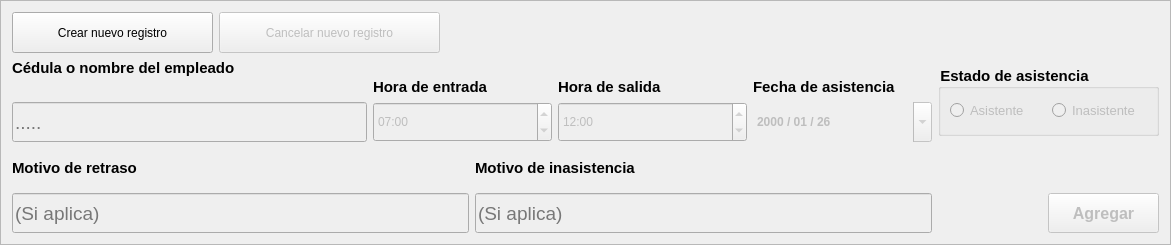
                <widget class="QFrame" name="frame_superior">
                 <property name="enabled">
                  <bool>true</bool>
                 </property>
                 <property name="minimumSize">
                  <size>
                   <width>1171</width>
                   <height>245</height>
                  </size>
                 </property>
                 <property name="maximumSize">
                  <size>
                   <width>1271</width>
                   <height>245</height>
                  </size>
                 </property>
                 <property name="styleSheet">
                  <string notr="true">QFrame#frame_superior{
	border-top-left-radius:0px;
	border-top-right-radius:0px
}</string>
                 </property>
                 <property name="frameShape">
                  <enum>QFrame::StyledPanel</enum>
                 </property>
                 <property name="frameShadow">
                  <enum>QFrame::Raised</enum>
                 </property>
                 <property name="tipo" stdset="0">
                  <string>espacio_form</string>
                 </property>
                 <layout class="QGridLayout" name="gridLayout">
                  <item row="0" column="0" colspan="3">
                   <layout class="QHBoxLayout" name="horizontalLayout_18">
                    <item>
                     <widget class="QPushButton" name="boton_crear_registro">
                      <property name="minimumSize">
                       <size>
                        <width>201</width>
                        <height>41</height>
                       </size>
                      </property>
                      <property name="maximumSize">
                       <size>
                        <width>201</width>
                        <height>41</height>
                       </size>
                      </property>
                      <property name="cursor">
                       <cursorShape>PointingHandCursor</cursorShape>
                      </property>
                      <property name="toolTip">
                       <string>Este boton sirve para comenzar a crear un nuevo registro de asistencia</string>
                      </property>
                      <property name="text">
                       <string>Crear nuevo registro</string>
                      </property>
                      <property name="iconSize">
                       <size>
                        <width>26</width>
                        <height>26</height>
                       </size>
                      </property>
                      <property name="tipo" stdset="0">
                       <string>boton_anadir</string>
                      </property>
                     </widget>
                    </item>
                    <item>
                     <widget class="QPushButton" name="boton_cancelar_registro">
                      <property name="enabled">
                       <bool>false</bool>
                      </property>
                      <property name="minimumSize">
                       <size>
                        <width>221</width>
                        <height>41</height>
                       </size>
                      </property>
                      <property name="maximumSize">
                       <size>
                        <width>221</width>
                        <height>41</height>
                       </size>
                      </property>
                      <property name="cursor">
                       <cursorShape>PointingHandCursor</cursorShape>
                      </property>
                      <property name="toolTip">
                       <string>Este boton sirve para cancelar el registro de asistencia que esta realizando</string>
                      </property>
                      <property name="text">
                       <string>Cancelar nuevo registro</string>
                      </property>
                      <property name="icon">
                       <iconset resource="../recursos_de_imagenes_tela_app.qrc">
                        <normaloff>:/iconos/recursos_de_imagenes/iconos_de_interfaz/x-white.png</normaloff>:/iconos/recursos_de_imagenes/iconos_de_interfaz/x-white.png</iconset>
                      </property>
                      <property name="iconSize">
                       <size>
                        <width>26</width>
                        <height>26</height>
                       </size>
                      </property>
                      <property name="tipo" stdset="0">
                       <string>boton_cancelar</string>
                      </property>
                     </widget>
                    </item>
                    <item>
                     <spacer name="horizontalSpacer_5">
                      <property name="orientation">
                       <enum>Qt::Horizontal</enum>
                      </property>
                      <property name="sizeHint" stdset="0">
                       <size>
                        <width>40</width>
                        <height>20</height>
                       </size>
                      </property>
                     </spacer>
                    </item>
                   </layout>
                  </item>
                  <item row="1" column="0">
                   <layout class="QVBoxLayout" name="verticalLayout_11">
                    <item>
                     <widget class="QLabel" name="label_cedula_empleado">
                      <property name="font">
                       <font>
                        <family>Segoe UI</family>
                        <pointsize>11</pointsize>
                        <weight>75</weight>
                        <italic>false</italic>
                        <bold>true</bold>
                       </font>
                      </property>
                      <property name="styleSheet">
                       <string notr="true"/>
                      </property>
                      <property name="text">
                       <string>Cédula o nombre del empleado</string>
                      </property>
                      <property name="scaledContents">
                       <bool>false</bool>
                      </property>
                      <property name="tipo" stdset="0">
                       <string>titulo_qlineedit</string>
                      </property>
                     </widget>
                    </item>
                    <item>
                     <widget class="QLabel" name="label_nombre_empleado_guia">
                      <property name="font">
                       <font>
                        <family>Segoe UI</family>
                        <pointsize>8</pointsize>
                        <weight>50</weight>
                        <italic>false</italic>
                        <bold>false</bold>
                       </font>
                      </property>
                      <property name="styleSheet">
                       <string notr="true"/>
                      </property>
                      <property name="text">
                       <string/>
                      </property>
                      <property name="scaledContents">
                       <bool>false</bool>
                      </property>
                     </widget>
                    </item>
                    <item>
                     <widget class="QLineEdit" name="input_cedula_empleado">
                      <property name="enabled">
                       <bool>false</bool>
                      </property>
                      <property name="minimumSize">
                       <size>
                        <width>220</width>
                        <height>40</height>
                       </size>
                      </property>
                      <property name="font">
                       <font>
                        <family>Segoe UI</family>
                        <pointsize>14</pointsize>
                        <weight>50</weight>
                        <italic>false</italic>
                        <bold>false</bold>
                       </font>
                      </property>
                      <property name="styleSheet">
                       <string notr="true"/>
                      </property>
                      <property name="placeholderText">
                       <string>.....</string>
                      </property>
                     </widget>
                    </item>
                   </layout>
                  </item>
                  <item row="1" column="1">
                   <layout class="QVBoxLayout" name="verticalLayout_14">
                    <item alignment="Qt::AlignBottom">
                     <widget class="QLabel" name="label_hora_entrada">
                      <property name="font">
                       <font>
                        <family>Segoe UI</family>
                        <pointsize>11</pointsize>
                        <weight>75</weight>
                        <italic>false</italic>
                        <bold>true</bold>
                       </font>
                      </property>
                      <property name="styleSheet">
                       <string notr="true"/>
                      </property>
                      <property name="text">
                       <string>Hora de entrada</string>
                      </property>
                      <property name="scaledContents">
                       <bool>false</bool>
                      </property>
                      <property name="tipo" stdset="0">
                       <string>titulo_qlineedit</string>
                      </property>
                     </widget>
                    </item>
                    <item>
                     <widget class="QTimeEdit" name="timeEdit_hora_entrada">
                      <property name="enabled">
                       <bool>false</bool>
                      </property>
                      <property name="minimumSize">
                       <size>
                        <width>179</width>
                        <height>40</height>
                       </size>
                      </property>
                      <property name="readOnly">
                       <bool>false</bool>
                      </property>
                      <property name="buttonSymbols">
                       <enum>QAbstractSpinBox::UpDownArrows</enum>
                      </property>
                      <property name="showGroupSeparator" stdset="0">
                       <bool>false</bool>
                      </property>
                      <property name="dateTime">
                       <datetime>
                        <hour>7</hour>
                        <minute>0</minute>
                        <second>0</second>
                        <year>2000</year>
                        <month>1</month>
                        <day>1</day>
                       </datetime>
                      </property>
                      <property name="displayFormat">
                       <string>HH:mm</string>
                      </property>
                      <property name="calendarPopup">
                       <bool>false</bool>
                      </property>
                     </widget>
                    </item>
                   </layout>
                  </item>
                  <item row="1" column="3">
                   <layout class="QVBoxLayout" name="verticalLayout_12">
                    <item alignment="Qt::AlignBottom">
                     <widget class="QLabel" name="label_fecha_asistencia">
                      <property name="minimumSize">
                       <size>
                        <width>0</width>
                        <height>0</height>
                       </size>
                      </property>
                      <property name="font">
                       <font>
                        <family>Segoe UI</family>
                        <pointsize>15</pointsize>
                        <weight>75</weight>
                        <italic>false</italic>
                        <bold>true</bold>
                       </font>
                      </property>
                      <property name="styleSheet">
                       <string notr="true">QLabel{font-size:15pt;}</string>
                      </property>
                      <property name="text">
                       <string>&lt;html&gt;&lt;head/&gt;&lt;body&gt;&lt;p&gt;&lt;span style=&quot; font-size:11pt;&quot;&gt;Fecha de asistencia&lt;/span&gt;&lt;/p&gt;&lt;/body&gt;&lt;/html&gt;</string>
                      </property>
                      <property name="alignment">
                       <set>Qt::AlignLeading|Qt::AlignLeft|Qt::AlignVCenter</set>
                      </property>
                      <property name="tipo" stdset="0">
                       <string>titulo_qlineedit</string>
                      </property>
                     </widget>
                    </item>
                    <item>
                     <widget class="QDateEdit" name="dateedit_fecha_asistencia">
                      <property name="enabled">
                       <bool>false</bool>
                      </property>
                      <property name="minimumSize">
                       <size>
                        <width>179</width>
                        <height>40</height>
                       </size>
                      </property>
                      <property name="font">
                       <font>
                        <family>Segoe UI</family>
                        <weight>75</weight>
                        <italic>false</italic>
                        <bold>true</bold>
                       </font>
                      </property>
                      <property name="toolTip">
                       <string>Año/Mes/Dia</string>
                      </property>
                      <property name="styleSheet">
                       <string notr="true"/>
                      </property>
                      <property name="wrapping">
                       <bool>false</bool>
                      </property>
                      <property name="frame">
                       <bool>false</bool>
                      </property>
                      <property name="readOnly">
                       <bool>false</bool>
                      </property>
                      <property name="buttonSymbols">
                       <enum>QAbstractSpinBox::UpDownArrows</enum>
                      </property>
                      <property name="accelerated">
                       <bool>true</bool>
                      </property>
                      <property name="keyboardTracking">
                       <bool>true</bool>
                      </property>
                      <property name="showGroupSeparator" stdset="0">
                       <bool>true</bool>
                      </property>
                      <property name="currentSection">
                       <enum>QDateTimeEdit::YearSection</enum>
                      </property>
                      <property name="displayFormat">
                       <string>yyyy / MM / dd</string>
                      </property>
                      <property name="calendarPopup">
                       <bool>true</bool>
                      </property>
                      <property name="currentSectionIndex">
                       <number>0</number>
                      </property>
                      <property name="date">
                       <date>
                        <year>2000</year>
                        <month>1</month>
                        <day>26</day>
                       </date>
                      </property>
                     </widget>
                    </item>
                   </layout>
                  </item>
                  <item row="1" column="4">
                   <widget class="QGroupBox" name="groupBox_estado_asistencia">
                    <property name="minimumSize">
                     <size>
                      <width>221</width>
                      <height>71</height>
                     </size>
                    </property>
                    <property name="maximumSize">
                     <size>
                      <width>221</width>
                      <height>71</height>
                     </size>
                    </property>
                    <property name="font">
                     <font>
                      <family>Segoe UI</family>
                      <pointsize>11</pointsize>
                      <weight>62</weight>
                      <italic>false</italic>
                      <bold>true</bold>
                     </font>
                    </property>
                    <property name="styleSheet">
                     <string notr="true">QGroupBox{
	
	font: 11pt &quot;Segoe UI&quot;;
	font-weight:500;
}</string>
                    </property>
                    <property name="title">
                     <string>Estado de asistencia</string>
                    </property>
                    <layout class="QHBoxLayout" name="horizontalLayout_10">
                     <item>
                      <widget class="QRadioButton" name="radioButton_asistente">
                       <property name="enabled">
                        <bool>false</bool>
                       </property>
                       <property name="font">
                        <font>
                         <family>Segoe UI</family>
                         <pointsize>10</pointsize>
                         <weight>50</weight>
                         <italic>false</italic>
                         <bold>false</bold>
                        </font>
                       </property>
                       <property name="text">
                        <string>Asistente</string>
                       </property>
                      </widget>
                     </item>
                     <item>
                      <widget class="QRadioButton" name="radioButton_inasistente">
                       <property name="enabled">
                        <bool>false</bool>
                       </property>
                       <property name="font">
                        <font>
                         <family>Segoe UI</family>
                         <pointsize>10</pointsize>
                         <weight>50</weight>
                         <italic>false</italic>
                         <bold>false</bold>
                        </font>
                       </property>
                       <property name="text">
                        <string>Inasistente</string>
                       </property>
                      </widget>
                     </item>
                    </layout>
                   </widget>
                  </item>
                  <item row="2" column="0" colspan="4">
                   <layout class="QHBoxLayout" name="horizontalLayout_11">
                    <item>
                     <layout class="QVBoxLayout" name="verticalLayout_15">
                      <item>
                       <widget class="QLabel" name="label_motivo_retraso">
                        <property name="font">
                         <font>
                          <family>Segoe UI</family>
                          <pointsize>11</pointsize>
                          <weight>75</weight>
                          <italic>false</italic>
                          <bold>true</bold>
                         </font>
                        </property>
                        <property name="styleSheet">
                         <string notr="true"/>
                        </property>
                        <property name="text">
                         <string>Motivo de retraso</string>
                        </property>
                        <property name="scaledContents">
                         <bool>false</bool>
                        </property>
                        <property name="tipo" stdset="0">
                         <string>titulo_qlineedit</string>
                        </property>
                       </widget>
                      </item>
                      <item>
                       <widget class="QLineEdit" name="input_motivo_retraso">
                        <property name="enabled">
                         <bool>false</bool>
                        </property>
                        <property name="minimumSize">
                         <size>
                          <width>0</width>
                          <height>40</height>
                         </size>
                        </property>
                        <property name="font">
                         <font>
                          <family>Segoe UI</family>
                          <pointsize>14</pointsize>
                          <weight>50</weight>
                          <italic>false</italic>
                          <bold>false</bold>
                         </font>
                        </property>
                        <property name="styleSheet">
                         <string notr="true"/>
                        </property>
                        <property name="placeholderText">
                         <string>(Si aplica)</string>
                        </property>
                       </widget>
                      </item>
                     </layout>
                    </item>
                    <item>
                     <layout class="QVBoxLayout" name="verticalLayout_16">
                      <item>
                       <widget class="QLabel" name="label_motivo_inasistencia">
                        <property name="font">
                         <font>
                          <family>Segoe UI</family>
                          <pointsize>11</pointsize>
                          <weight>75</weight>
                          <italic>false</italic>
                          <bold>true</bold>
                         </font>
                        </property>
                        <property name="styleSheet">
                         <string notr="true"/>
                        </property>
                        <property name="text">
                         <string>Motivo de inasistencia</string>
                        </property>
                        <property name="scaledContents">
                         <bool>false</bool>
                        </property>
                        <property name="tipo" stdset="0">
                         <string>titulo_qlineedit</string>
                        </property>
                       </widget>
                      </item>
                      <item>
                       <widget class="QLineEdit" name="input_motivo_inasistencia">
                        <property name="enabled">
                         <bool>false</bool>
                        </property>
                        <property name="minimumSize">
                         <size>
                          <width>0</width>
                          <height>40</height>
                         </size>
                        </property>
                        <property name="font">
                         <font>
                          <family>Segoe UI</family>
                          <pointsize>14</pointsize>
                          <weight>50</weight>
                          <italic>false</italic>
                          <bold>false</bold>
                         </font>
                        </property>
                        <property name="styleSheet">
                         <string notr="true"/>
                        </property>
                        <property name="placeholderText">
                         <string>(Si aplica)</string>
                        </property>
                       </widget>
                      </item>
                     </layout>
                    </item>
                   </layout>
                  </item>
                  <item row="2" column="4" alignment="Qt::AlignRight|Qt::AlignBottom">
                   <widget class="QPushButton" name="boton_agregar">
                    <property name="enabled">
                     <bool>false</bool>
                    </property>
                    <property name="minimumSize">
                     <size>
                      <width>111</width>
                      <height>40</height>
                     </size>
                    </property>
                    <property name="maximumSize">
                     <size>
                      <width>111</width>
                      <height>40</height>
                     </size>
                    </property>
                    <property name="font">
                     <font>
                      <family>Segoe UI</family>
                      <pointsize>12</pointsize>
                      <weight>75</weight>
                      <italic>false</italic>
                      <bold>true</bold>
                     </font>
                    </property>
                    <property name="cursor">
                     <cursorShape>PointingHandCursor</cursorShape>
                    </property>
                    <property name="styleSheet">
                     <string notr="true"/>
                    </property>
                    <property name="text">
                     <string>Agregar</string>
                    </property>
                    <property name="iconSize">
                     <size>
                      <width>26</width>
                      <height>26</height>
                     </size>
                    </property>
                    <property name="tipo" stdset="0">
                     <string>boton_anadir</string>
                    </property>
                   </widget>
                  </item>
                  <item row="1" column="2">
                   <layout class="QVBoxLayout" name="verticalLayout_13">
                    <item alignment="Qt::AlignBottom">
                     <widget class="QLabel" name="label_hora_salida">
                      <property name="font">
                       <font>
                        <family>Segoe UI</family>
                        <pointsize>11</pointsize>
                        <weight>75</weight>
                        <italic>false</italic>
                        <bold>true</bold>
                       </font>
                      </property>
                      <property name="styleSheet">
                       <string notr="true"/>
                      </property>
                      <property name="text">
                       <string>Hora de salida</string>
                      </property>
                      <property name="scaledContents">
                       <bool>false</bool>
                      </property>
                      <property name="tipo" stdset="0">
                       <string>titulo_qlineedit</string>
                      </property>
                     </widget>
                    </item>
                    <item>
                     <widget class="QTimeEdit" name="timeEdit_hora_salida">
                      <property name="enabled">
                       <bool>false</bool>
                      </property>
                      <property name="minimumSize">
                       <size>
                        <width>189</width>
                        <height>40</height>
                       </size>
                      </property>
                      <property name="frame">
                       <bool>true</bool>
                      </property>
                      <property name="dateTime">
                       <datetime>
                        <hour>12</hour>
                        <minute>0</minute>
                        <second>0</second>
                        <year>2000</year>
                        <month>1</month>
                        <day>1</day>
                       </datetime>
                      </property>
                      <property name="displayFormat">
                       <string>HH:mm</string>
                      </property>
                      <property name="timeSpec">
                       <enum>Qt::LocalTime</enum>
                      </property>
                     </widget>
                    </item>
                   </layout>
                  </item>
                 </layout>
                </widget>
